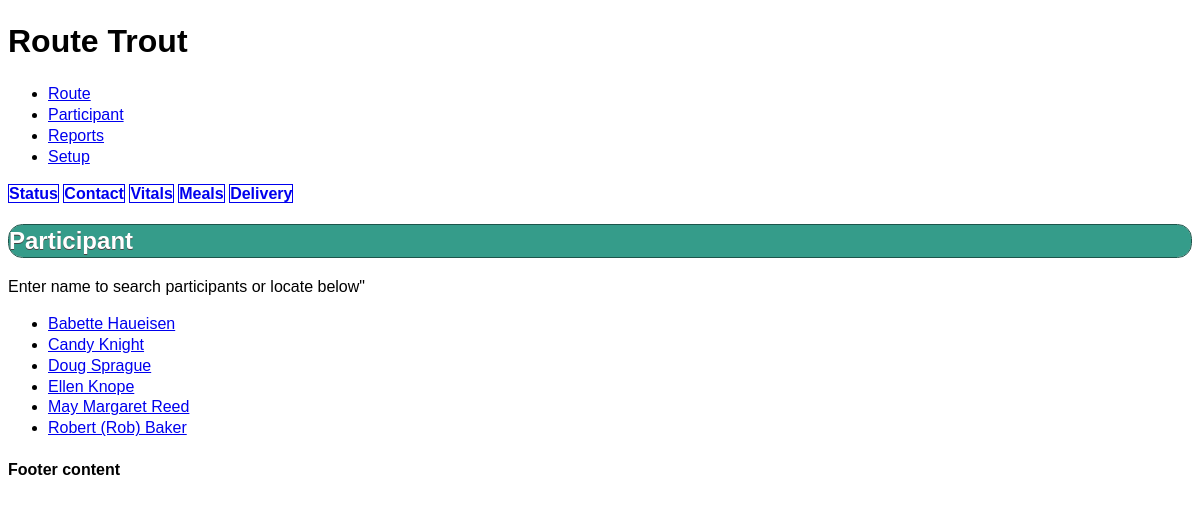
Page /participant on the committed database.
### model.py (models this page shows)
class Participant(Base):
    __tablename__ = "participants"
    id = Column(Integer, primary_key = True)
    full_name = Column(String(128), nullable=False)
    status = Column(String(256))

### app.py (the view)
@app.route('/participant')
def show_participants():
    participant_list = model.session.query(model.Participant).order_by(model.Participant.full_name).all()
    return render_template("participant.html", participant_list=participant_list)

### templates/participant.html (shortened to what this page needs)
<!DOCTYPE html>
<html lang="en">
<head>
    <link rel="stylesheet" href="/static/themes/green.css" />
    <link rel="stylesheet" href="/static/themes/jquery.mobile.icons.min.css" />
    <link rel="stylesheet" href="http://code.jquery.com/mobile/1.4.3/jquery.mobile.structure-1.4.3.min.css" />
</head>
<body>
<div data-role="page">
    <div data-role="header" data-position="fixed">
        <h1>Route Trout</h1>
        <div data-role="navbar">
            <ul>
                <li><a href="#">Route</a></li>
                <li><a href="#" class="ui-btn-active" >Participant</a></li>
                <li><a href="#">Reports</a></li>
                <li><a href="#">Setup</a></li>
            </ul>
        </div>
    </div>
    <div data-role="content">
        <div data-role="controlgroup" data-type="horizontal">
            <a href="#" class="ui-btn">Status</a>
            <a href="#" class="ui-btn">Contact</a>
            <a href="#" class="ui-btn">Vitals</a>
            <a href="#" class="ui-btn">Meals</a>
            <a href="#" class="ui-btn">Delivery</a>
        </div>
        <h2 class="ui-bar ui-bar-a ui-corner-all">Participant</h2>
        <div class="ui-body">
            <form method="POST">
                <label for="search_participant">Enter name to search participants or locate below"</label>
            </form>
            <ul data-role="listview" data-inset="true" data-filter="true">
                {% for participant in participant_list %}
                <li><a href="#">{{participant.full_name}}</a></li>
                {% endfor %}
            </ul>
        </div>
    </div>
    <div data-role="footer" data-position="fixed">
        <h4>Footer content</h4>
    </div>
</div>
</body>
</html>

### static/themes/green.css (style rules this page uses)
html { font-size: 100%; }
body, input, select, textarea, button, .ui-btn { font-size: 1em; line-height: 1.3; font-family: sans-serif ; }
.ui-btn, label.ui-btn { font-weight: bold; border-width: 1px; border-style: solid; }
.ui-btn { text-decoration: none !important; }
.ui-btn-active { cursor: pointer; }
.ui-corner-all { -webkit-border-radius: .6em ; border-radius: .6em ; }
.ui-btn-corner-all, .ui-corner-all { -webkit-background-clip: padding; background-clip: padding-box; }
.ui-bar-a, .ui-page-theme-a .ui-bar-inherit, html .ui-bar-a .ui-bar-inherit, html .ui-body-a .ui-bar-inherit, html body .ui-group-theme-a .ui-bar-inherit { background-color: #359c8a ; border-color: #1d554b ; color: #ffffff ; text-shadow: 0 1px 0 #444444 ; font-weight: bold; }
.ui-bar-a { border-width: 1px; border-style: solid; }

### rows in the picture
Participant: full_name "Babette Haueisen"
Participant: full_name "Candy Knight"
Participant: full_name "Doug Sprague"
Participant: full_name "Ellen Knope"
Participant: full_name "May Margaret Reed"
Participant: full_name "Robert (Rob) Baker"
